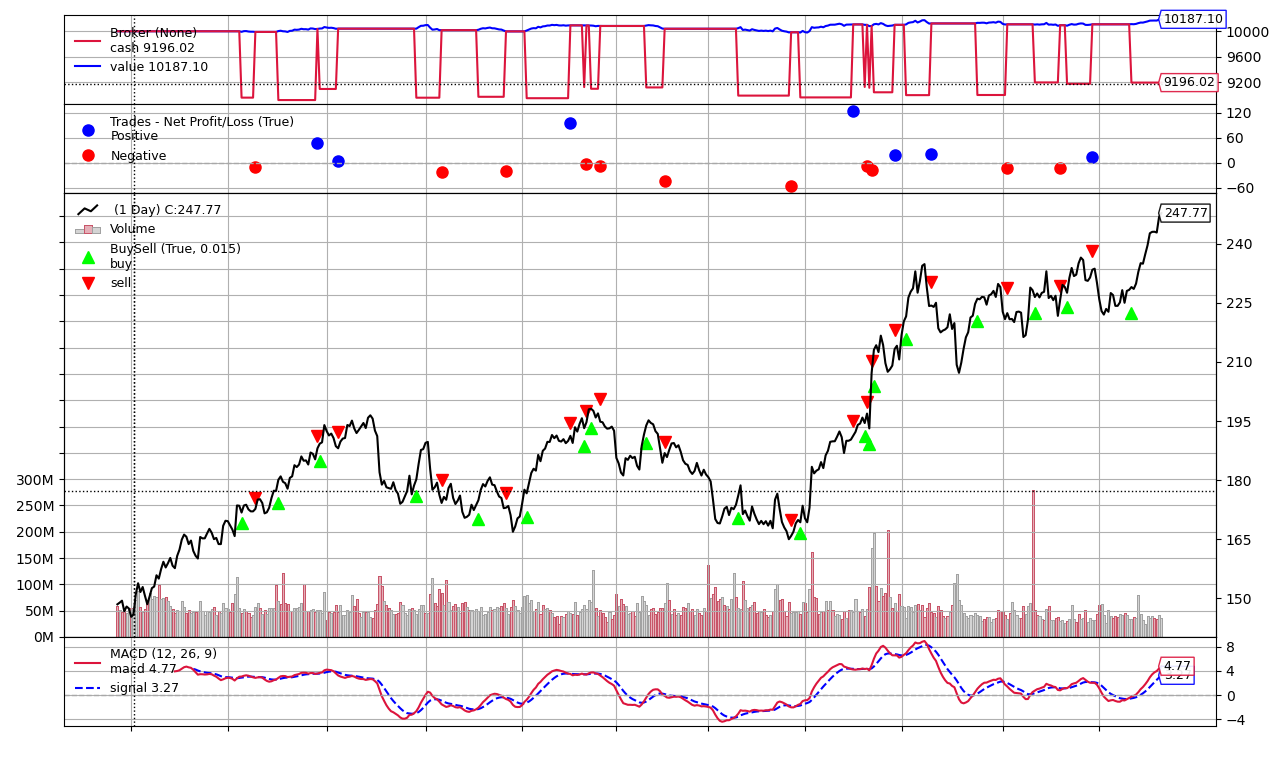

Reproduce this figure in Python.
import backtrader as bt
import requests
import pandas as pd
import os

# API Settings
ticker = "AAPL"
start_date = "2023-01-09"
end_date = "2024-12-10"
api_key = "#####################"  # Insert your API Key

# File save path
save_path = f"/Users/rezaghasemi/Downloads/Programming/Quantitative/{ticker}_MACD_Strategy.csv"

# Check if file already exists
if os.path.exists(save_path):
    print("🔍 File found, loading data...")
    df = pd.read_csv(save_path, index_col="date", parse_dates=True)
else:
    print("📡 Fetching data from API...")
    url = f"https://api.polygon.io/v2/aggs/ticker/{ticker}/range/1/day/{start_date}/{end_date}?adjusted=true&sort=asc&apiKey={api_key}"
    response = requests.get(url)

    if response.status_code == 200:
        try:
            data = response.json()["results"]
            df = pd.DataFrame(data)
            df["date"] = pd.to_datetime(df["t"], unit="ms")
            df.set_index("date", inplace=True)

            # Rename columns for Backtrader
            df.rename(columns={"o": "open", "h": "high", "l": "low", "c": "close", "v": "volume"}, inplace=True)

            # Save data to CSV
            df.to_csv(save_path)
            print(f"✅ Data saved at: {save_path}")

        except Exception as e:
            print(f"❌ JSON processing error: {e}")
            exit()
    else:
        print(f"❌ API Error: Status code {response.status_code}")
        print("Response text:", response.text)
        exit()


# 📌 **Backtrader Strategy: MACD Crossover**
class MACDStrategy(bt.Strategy):
    params = (("macd1", 12), ("macd2", 26), ("macdsignal", 9))  # MACD Parameters

    def __init__(self):
        # MACD Calculation
        self.macd = bt.indicators.MACD(
            period_me1=self.params.macd1, 
            period_me2=self.params.macd2, 
            period_signal=self.params.macdsignal
        )
    
    def next(self):
        if not self.position:
            if self.macd.macd[0] > self.macd.signal[0]:  # Buy when MACD crosses above signal line
                cash_available = self.broker.get_cash()
                share_size = cash_available * 0.10 / self.data.close[0]  # Buy with 10% of capital
                self.buy(size=round(share_size))
        else:
            if self.macd.macd[0] < self.macd.signal[0]:  # Sell when MACD crosses below signal line
                self.sell(size=self.position.size)


# 📊 **Backtrader Engine**
cerebro = bt.Cerebro()

# Load data
data = bt.feeds.PandasData(dataname=df)
cerebro.adddata(data)

# Add strategy
cerebro.addstrategy(MACDStrategy)

# Set initial cash
cerebro.broker.set_cash(10000)

# Set commission
cerebro.broker.setcommission(commission=0.001)

# Run backtest
print("Starting Portfolio Value: %.2f" % cerebro.broker.getvalue())
cerebro.run()
print("Final Portfolio Value: %.2f" % cerebro.broker.getvalue())

# Plot results
cerebro.plot()
